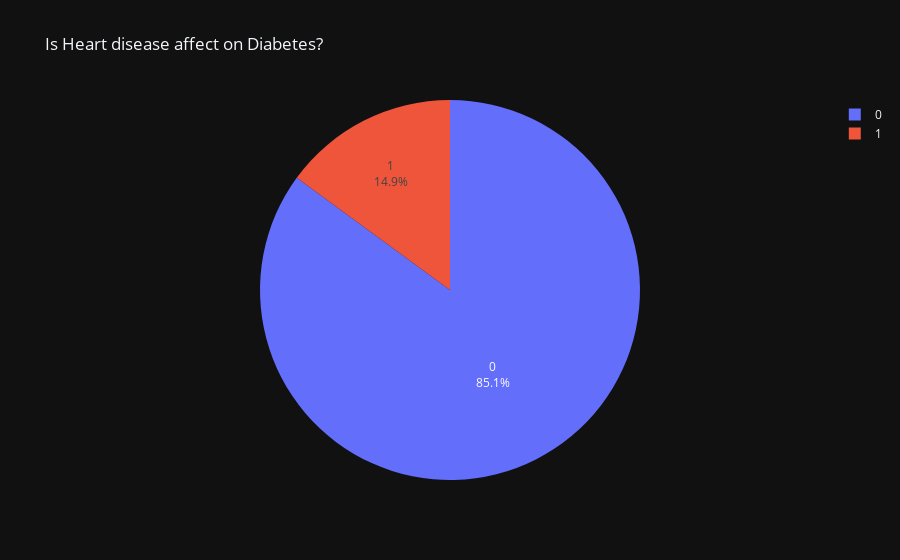

Notebook code for this chart:
### Code cell
values=df['heart_disease'][df['diabetes']==1].value_counts().values
index=df['heart_disease'][df['diabetes']==1].value_counts().index
fig=px.pie(values=values,names=index,title='Is Heart disease affect on Diabetes?',template='plotly_dark').update_traces(textinfo='label+percent')
fig.show()

### Figure 1 — Plotly figure (JSON) as saved in the notebook; plotly's stock layout.template omitted (floating-point values rounded to 4 significant figures)
{"data": [{"domain": {"x": [0, 1], "y": [0, 1]}, "hovertemplate": "label=%{label}<br>value=%{value}<extra></extra>", "labels": [0, 1], "legendgroup": "", "name": "", "showlegend": true, "textinfo": "label+percent", "type": "pie", "values": [7215, 1267]}], "layout": {"legend": {"tracegroupgap": 0}, "title": {"text": "Is Heart disease affect on Diabetes?"}}}
